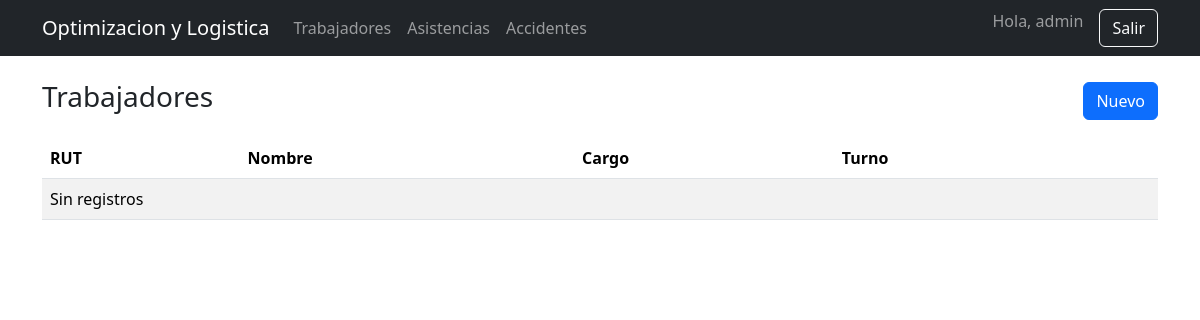
The page /trabajadores/ (signed in) on the database as committed earlier.
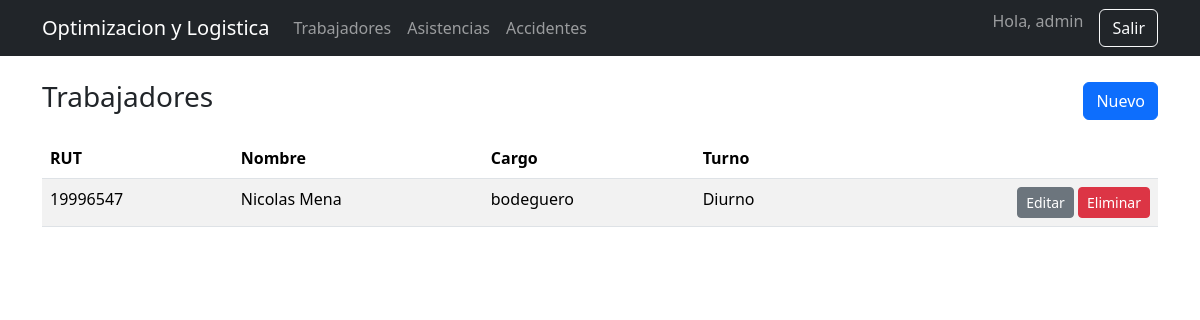
The same page on the database as committed later.
### core/models.py (models this page shows, shortened)
class Trabajador(models.Model):
    rut = models.CharField(max_length=12, unique=True)
    nombre = models.CharField(max_length=60)
    apellido = models.CharField(max_length=60)
    fecha_nacimiento = models.DateField()
    email = models.EmailField(unique=True)
    telefono = models.CharField(max_length=20, blank=True)
    cargo = models.CharField(max_length=60)
    area = models.CharField(max_length=60, blank=True)
    tipo_contrato = models.CharField(max_length=20, choices=[
        ('PLAZO_FIJO', 'Plazo fijo'),
        ('INDEFINIDO', 'Indefinido'),
        ('HONORARIOS', 'Honorarios'),
    ])
    turno = models.CharField(max_length=20, choices=[
        ('DIURNO', 'Diurno'), ('NOCTURNO', 'Nocturno'), ('ROTATIVO', 'Rotativo')
    ])
    fecha_ingreso = models.DateField()
    sueldo_base = models.DecimalField(max_digits=12, decimal_places=2, default=0)
    estado = models.CharField(
        max_length=10,
        choices=[('ACTIVO', 'Activo'), ('INACTIVO', 'Inactivo')],
        default='ACTIVO'
    )
    contacto_emergencia = models.CharField(max_length=100, blank=True)
    telefono_emergencia = models.CharField(max_length=20, blank=True)

### core/views.py (the view)
# urls.py: path('trabajadores/', views.TrabajadorList.as_view(), name='trabajador_list'),
@method_decorator(login_decorators, name='dispatch')
class TrabajadorList(ListView):
    model = Trabajador
    paginate_by = 10
    template_name = 'core/trabajador_list.html'

### core/templates/core/trabajador_list.html
{% extends 'base.html' %}
{% block content %}
<div class="d-flex justify-content-between align-items-center mb-3">
  <h3>Trabajadores</h3>
  <a class="btn btn-primary" href="{% url 'core:trabajador_create' %}">Nuevo</a>
</div>
<table class="table table-striped">
  <thead><tr><th>RUT</th><th>Nombre</th><th>Cargo</th><th>Turno</th><th></th></tr></thead>
  <tbody>
  {% for obj in object_list %}
    <tr>
      <td>{{ obj.rut }}</td>
      <td>{{ obj.nombre }} {{ obj.apellido }}</td>
      <td>{{ obj.cargo }}</td>
      <td>{{ obj.get_turno_display }}</td>
      <td class="text-end">
        <a class="btn btn-sm btn-secondary" href="{% url 'core:trabajador_update' obj.pk %}">Editar</a>
        <a class="btn btn-sm btn-danger" href="{% url 'core:trabajador_delete' obj.pk %}">Eliminar</a>
      </td>
    </tr>
  {% empty %}
    <tr><td colspan="5">Sin registros</td></tr>
  {% endfor %}
  </tbody>
</table>
{% endblock %}

### Templates/base.html (shortened to what this page needs)
<!doctype html>
{% load static %}
<html lang="es">
<head>
  <link href="https://cdn.jsdelivr.net/npm/bootstrap@5.3.3/dist/css/bootstrap.min.css" rel="stylesheet">
</head>
<body>
<nav class="navbar navbar-expand-lg navbar-dark bg-dark">
  <div class="container">
    <a class="navbar-brand" href="{% url 'core:home' %}">Optimizacion y Logistica</a>
    <div class="collapse navbar-collapse">
      <ul class="navbar-nav me-auto">
        <li class="nav-item"><a class="nav-link" href="{% url 'core:trabajador_list' %}">Trabajadores</a></li>
        <li class="nav-item"><a class="nav-link" href="{% url 'core:asistencia_list' %}">Asistencias</a></li>
        <li class="nav-item"><a class="nav-link" href="{% url 'core:accidente_list' %}">Accidentes</a></li>
      </ul>
      <ul class="navbar-nav">
        {% if user.is_authenticated %}
          <li class="nav-item"><span class="navbar-text me-3">Hola, {{ user.username }}</span></li>
          <li class="nav-item"><a class="btn btn-outline-light" href="{% url 'logout' %}">Salir</a></li>
        {% else %}
          <li class="nav-item"><a class="btn btn-outline-light" href="{% url 'login' %}">Ingresar</a></li>
        {% endif %}
      </ul>
    </div>
  </div>
</nav>
<main class="container py-4">
  {% block content %}{% endblock %}
</main>
</body>
</html>

Rows that differ between the two databases and show on the page:
added Trabajador: rut "19996547", nombre "Nicolas", apellido "Mena", cargo "bodeguero", turno "Diurno"
Other text that changed with them:
text no longer shown: "Sin registros"
